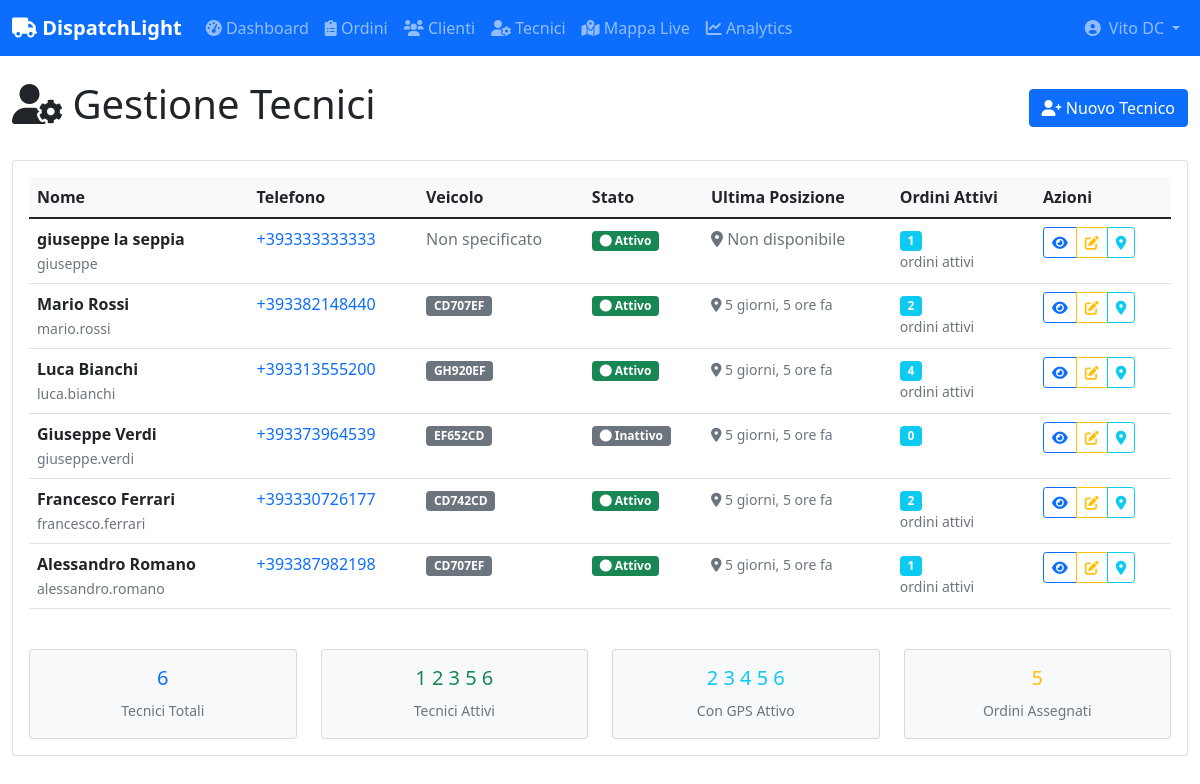
The app's page /technicians/ (signed in) with its own data.
### core/models.py (models this page shows, shortened)
class Technician(models.Model):
    user = models.OneToOneField(User, on_delete=models.CASCADE)
    company = models.ForeignKey(Company, on_delete=models.CASCADE, related_name='technicians')
    phone = PhoneNumberField()
    vehicle_plate = models.CharField(max_length=20, blank=True, null=True)
    is_active = models.BooleanField(default=True)
    current_latitude = models.DecimalField(max_digits=10, decimal_places=8, blank=True, null=True)
    current_longitude = models.DecimalField(max_digits=11, decimal_places=8, blank=True, null=True)
    last_location_update = models.DateTimeField(blank=True, null=True)

### core/views.py (the view)
# urls.py: path('technicians/', views.TechnicianListView.as_view(), name='technician_list'),
class TechnicianListView(LoginRequiredMixin, ListView):
    model = Technician
    template_name = 'core/technician_list.html'
    context_object_name = 'technicians'
    def get_queryset(self):
        company = get_user_company(self.request.user)
        if company:
            return Technician.objects.filter(company=company).annotate(
                active_orders_count=Count(
                    'work_orders',
                    filter=~Q(work_orders__status__in=['COMPLETED', 'CANCELLED'])
                )
            ).select_related('user')
        return Technician.objects.none()

### core/views.py (called while the page is built)
def get_user_company(user):
    try:
        return user.owned_companies.first() or \
               Technician.objects.get(user=user).company
    except:
        return None

### templates/core/technician_list.html (shortened to what this page needs)
{% extends 'base.html' %}
{% block content %}
<div class="row">
    <div class="col-12">
        <div class="d-flex justify-content-between align-items-center mb-4">
            <h1><i class="fas fa-user-cog"></i> Gestione Tecnici</h1>
            <a href="{% url 'core:technician_create' %}" class="btn btn-primary">
                <i class="fas fa-user-plus"></i> Nuovo Tecnico
            </a>
        </div>
    </div>
</div>
<div class="row">
    <div class="col-12">
        <div class="card">
            <div class="card-body">
                {% if technicians %}
                <div class="table-responsive">
                    <table class="table table-hover">
                        <thead>
                            <tr>
                                <th>Nome</th>
                                <th>Telefono</th>
                                <th>Veicolo</th>
                                <th>Stato</th>
                                <th>Ultima Posizione</th>
                                <th>Ordini Attivi</th>
                                <th>Azioni</th>
                            </tr>
                        </thead>
                        <tbody>
                            {% for technician in technicians %}
                            <tr>
                                <td>
                                    <strong>{{ technician.user.get_full_name }}</strong>
                                    <br><small class="text-muted">{{ technician.user.username }}</small>
                                </td>
                                <td>
                                    <a href="tel:{{ technician.phone }}" class="text-decoration-none">
                                        {{ technician.phone }}
                                    </a>
                                </td>
                                <td>
                                    {% if technician.vehicle_plate %}
                                        <span class="badge bg-secondary">{{ technician.vehicle_plate }}</span>
                                    {% else %}
                                        <span class="text-muted">Non specificato</span>
                                    {% endif %}
                                </td>
                                <td>
                                    {% if technician.is_active %}
                                        <span class="badge bg-success">
                                            <i class="fas fa-circle"></i> Attivo
                                        </span>
                                    {% else %}
                                        <span class="badge bg-secondary">
                                            <i class="fas fa-circle"></i> Inattivo
                                        </span>
                                    {% endif %}
                                </td>
                                <td>
                                    {% if technician.last_location_update %}
                                        <small class="text-muted">
                                            <i class="fas fa-map-marker-alt"></i>
                                            {{ technician.last_location_update|timesince }} fa
                                        </small>
                                    {% elif technician.current_latitude and technician.current_longitude %}
                                        <small class="text-success">
                                            <i class="fas fa-map-marker-alt"></i>
                                            Posizione disponibile
                                        </small>
                                    {% else %}
                                        <span class="text-muted">
                                            <i class="fas fa-map-marker-alt text-muted"></i>
                                            Non disponibile
                                        </span>
                                    {% endif %}
                                </td>
                                <td>
                                    <span class="badge bg-info">
                                        {{ technician.active_orders_count|default:0 }}
                                    </span>
                                    {% if technician.active_orders_count > 0 %}
                                        <small class="text-muted d-block">ordini attivi</small>
                                    {% endif %}
                                </td>
                                <td>
                                    <div class="btn-group" role="group">
                                        <a href="{% url 'core:technician_detail' technician.pk %}"
                                           class="btn btn-sm btn-outline-primary"
                                           title="Visualizza dettagli">
                                            <i class="fas fa-eye"></i>
                                        </a>
                                        <a href="{% url 'core:technician_edit' technician.pk %}"
                                           class="btn btn-sm btn-outline-warning"
                                           title="Modifica tecnico">
                                            <i class="fas fa-edit"></i>
                                        </a>
                                        <a href="{% url 'core:technician_locate' technician.pk %}"
                                           class="btn btn-sm btn-outline-info"
                                           title="Localizza sulla mappa">
                                            <i class="fas fa-map-marker-alt"></i>
                                        </a>
                                    </div>
                                </td>
                            </tr>
                            {% endfor %}
                        </tbody>
                    </table>
                </div>
                <div class="row mt-4">
                    <div class="col-md-3">
                        <div class="card bg-light">
                            <div class="card-body text-center">
                                <h5 class="text-primary">{{ technicians|length }}</h5>
                                <small class="text-muted">Tecnici Totali</small>
                            </div>
                        </div>
                    </div>
                    <div class="col-md-3">
                        <div class="card bg-light">
                            <div class="card-body text-center">
                                <h5 class="text-success">
                                    {% for tech in technicians %}
                                        {% if tech.is_active %}{{ forloop.counter0|add:1 }}{% endif %}
                                    {% empty %}0{% endfor %}
                                </h5>
                                <small class="text-muted">Tecnici Attivi</small>
                            </div>
                        </div>
                    </div>
                    <div class="col-md-3">
                        <div class="card bg-light">
                            <div class="card-body text-center">
                                <h5 class="text-info">
                                    {% for tech in technicians %}
                                        {% if tech.current_latitude and tech.current_longitude %}{{ forloop.counter0|add:1 }}{% endif %}
                                    {% empty %}0{% endfor %}
                                </h5>
                                <small class="text-muted">Con GPS Attivo</small>
                            </div>
                        </div>
                    </div>
                    <div class="col-md-3">
                        <div class="card bg-light">
                            <div class="card-body text-center">
                                <h5 class="text-warning">
                                    {{ technicians|length|add:"-1"|default:0 }}
                                </h5>
                                <small class="text-muted">Ordini Assegnati</small>
                            </div>
                        </div>
                    </div>
                </div>
                {% endif %}
            </div>
        </div>
    </div>
</div>
{% endblock %}

### templates/base.html (shortened to what this page needs)
<!DOCTYPE html>
<html lang="it">
<head>
    <link href="https://cdn.jsdelivr.net/npm/bootstrap@5.1.3/dist/css/bootstrap.min.css" rel="stylesheet">
    <link href="https://cdnjs.cloudflare.com/ajax/libs/font-awesome/6.0.0/css/all.min.css" rel="stylesheet">
    {% load static %}
    <link href="{% static 'css/map.css' %}" rel="stylesheet">
</head>
<body>
    {% if user.is_authenticated %}
    <nav class="navbar navbar-expand-lg navbar-dark bg-primary">
        <div class="container-fluid">
            <a class="navbar-brand" href="{% url 'core:dashboard' %}">
                <i class="fas fa-truck"></i> DispatchLight
            </a>
            <div class="collapse navbar-collapse" id="navbarNav">
                <div class="navbar-nav me-auto">
                    <a class="nav-link" href="{% url 'core:dashboard' %}">
                        <i class="fas fa-tachometer-alt"></i> Dashboard
                    </a>
                    <a class="nav-link" href="{% url 'core:order_list' %}">
                        <i class="fas fa-clipboard-list"></i> Ordini
                    </a>
                    <a class="nav-link" href="{% url 'core:customer_list' %}">
                        <i class="fas fa-users"></i> Clienti
                    </a>
                    <a class="nav-link" href="{% url 'core:technician_list' %}">
                        <i class="fas fa-user-cog"></i> Tecnici
                    </a>
                    <a class="nav-link" href="{% url 'core:live_map' %}">
                        <i class="fas fa-map-marked-alt"></i> Mappa Live
                    </a>
                    <a class="nav-link" href="{% url 'core:analytics' %}">
                        <i class="fas fa-chart-line"></i> Analytics
                    </a>
                </div>
                <div class="navbar-nav">
                    <div class="nav-item dropdown">
                        <a class="nav-link dropdown-toggle d-flex align-items-center" href="#" role="button" data-bs-toggle="dropdown" aria-expanded="false">
                            <i class="fas fa-user-circle me-2"></i>
                            {{ user.get_full_name|default:user.username }}
                        </a>
                    </div>
                </div>
            </div>
        </div>
    </nav>
    {% endif %}
    <main class="{% if user.is_authenticated %}container-fluid mt-4{% endif %}">
        {% block content %}
        {% endblock %}
    </main>
</body>
</html>

### templates/base.html (style rules this page uses)
.navbar-brand { font-weight: bold; }
.table th { background-color: #f8f9fa; }
.navbar-nav .dropdown-toggle::after { margin-left: 0.5rem; }

### records on screen
Technician: user.get_full_name "giuseppe la seppia", user.username "giuseppe", phone "+393333333333", shows "Non specificato", is_active "Attivo", shows "Non disponibile", active_orders_count "1", shows "ordini attivi"
Technician: user.get_full_name "Mario Rossi", user.username "mario.rossi", phone "+393382148440", vehicle_plate "CD707EF", is_active "Attivo", last_location_update "5 giorni, 5 ore", active_orders_count "2", shows "ordini attivi"
Technician: user.get_full_name "Luca Bianchi", user.username "luca.bianchi", phone "+393313555200", vehicle_plate "GH920EF", is_active "Attivo", last_location_update "5 giorni, 5 ore", active_orders_count "4", shows "ordini attivi"
Technician: user.get_full_name "Giuseppe Verdi", user.username "giuseppe.verdi", phone "+393373964539", vehicle_plate "EF652CD", is_active "Inattivo", last_location_update "5 giorni, 5 ore", active_orders_count "0"
Technician: user.get_full_name "Francesco Ferrari", user.username "francesco.ferrari", phone "+393330726177", vehicle_plate "CD742CD", is_active "Attivo", last_location_update "5 giorni, 5 ore", active_orders_count "2", shows "ordini attivi"
Technician: user.get_full_name "Alessandro Romano", user.username "alessandro.romano", phone "+393387982198", vehicle_plate "CD707EF", is_active "Attivo", last_location_update "5 giorni, 5 ore", active_orders_count "1", shows "ordini attivi"

### other values on screen
{{ user.get_full_name|default:user.username }} "Vito DC"
{{ technicians|length }} "6"
{{ technicians|length|add:"-1"|default:0 }} "5"
